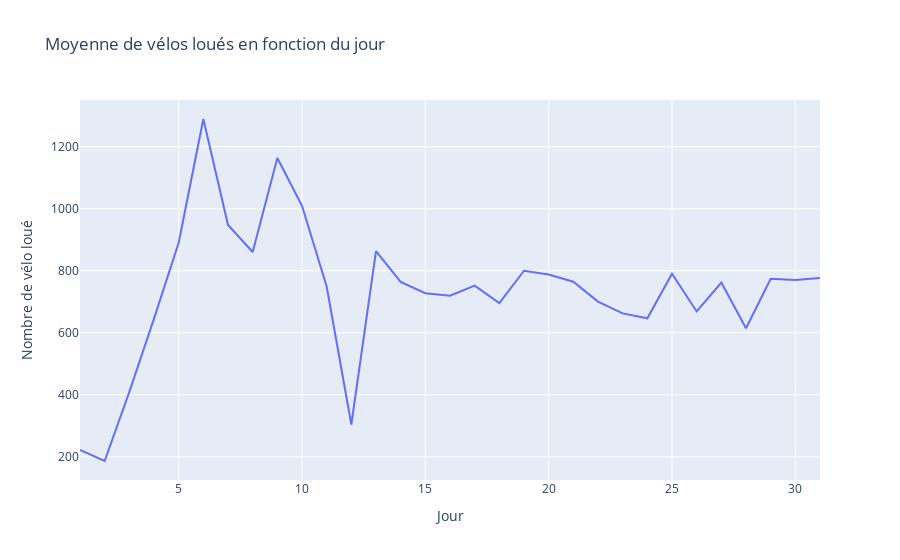

Write notebook code for a chart like this one.
### Code cell
import plotly.express as px

fig = px.line(x=data_j.index,y=data_j["Rented_bike_count"], labels={'x':'Jour', 'y':'Nombre de vélo loué'},title="Moyenne de vélos loués en fonction du jour")
fig.show()

### Figure 1 — Plotly figure (JSON) as saved in the notebook; plotly's stock layout.template omitted (floating-point values rounded to 4 significant figures)
{"data": [{"hovertemplate": "Jour=%{x}<br>Nombre de vélo loué=%{y}<extra></extra>", "legendgroup": "", "line": {"color": "#636efa", "dash": "solid"}, "marker": {"symbol": "circle"}, "mode": "lines", "name": "", "orientation": "v", "showlegend": false, "type": "scatter", "x": [1, 2, 3, 4, 5, 6, 7, 8, 9, 10, 11, 12, 13, 14, 15, 16, 17, 18, 19, 20, 21, 22, 23, 24, 25, 26, 27, 28, 29, 30, 31], "xaxis": "x", "y": [222.4, 186.4, 409.1, 645.6, 890.2, 1289.0, 947.8, 860.5, 1163.0, 1009.0, 749.3, 304.2, 862.8, 764.1, 727.6, 719.2, 751.9, 695.4, 800.0, 788.1, 764.5, 700.5, 662.5, 646.4, 790.4, 668.7, 761.8, 614.5, 774.0, 769.9, 776.4], "yaxis": "y"}], "layout": {"legend": {"tracegroupgap": 0}, "title": {"text": "Moyenne de vélos loués en fonction du jour"}, "xaxis": {"anchor": "y", "domain": [0, 1], "title": {"text": "Jour"}}, "yaxis": {"anchor": "x", "domain": [0, 1], "title": {"text": "Nombre de vélo loué"}}}}
